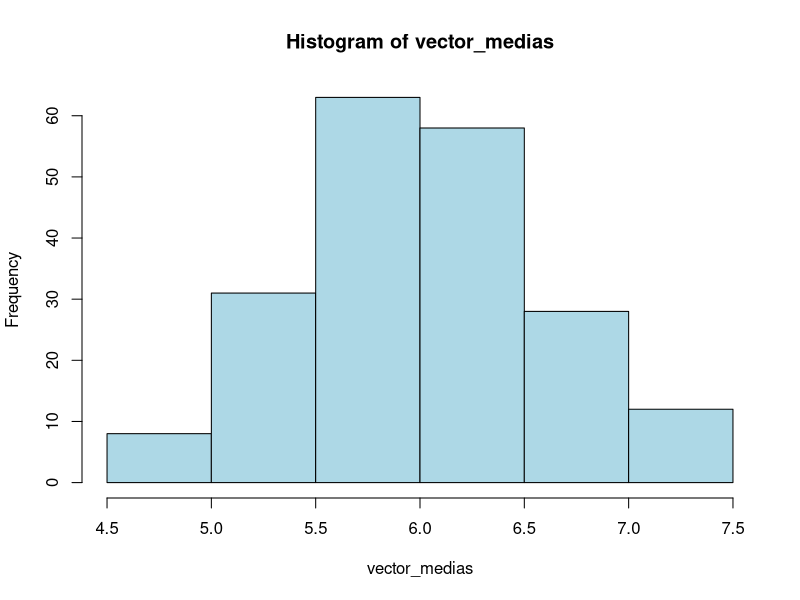
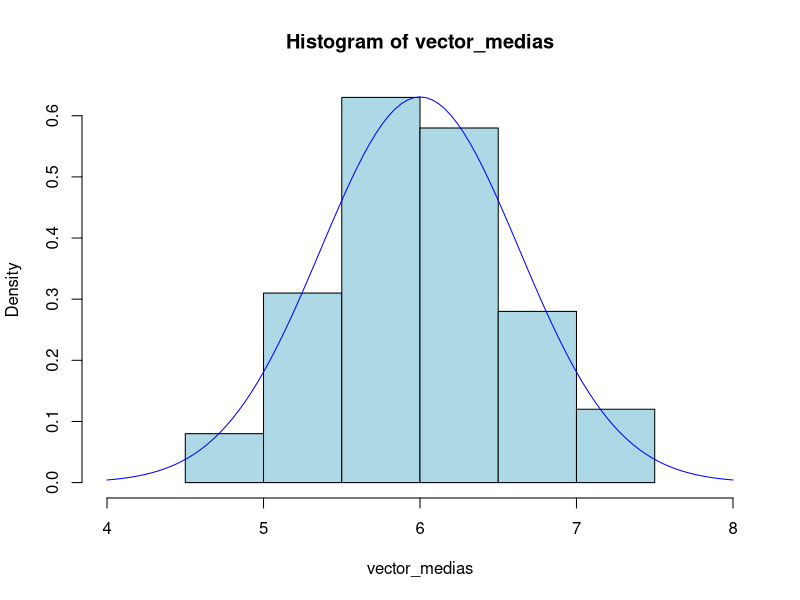
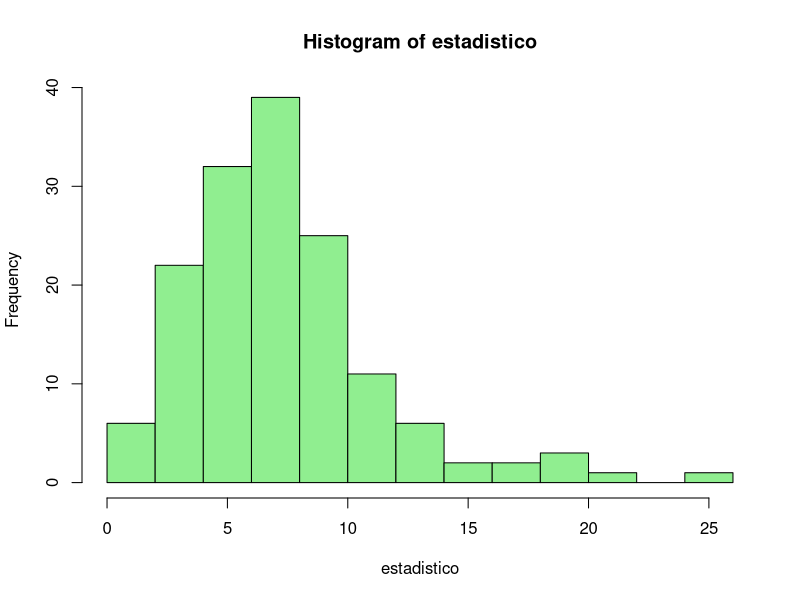
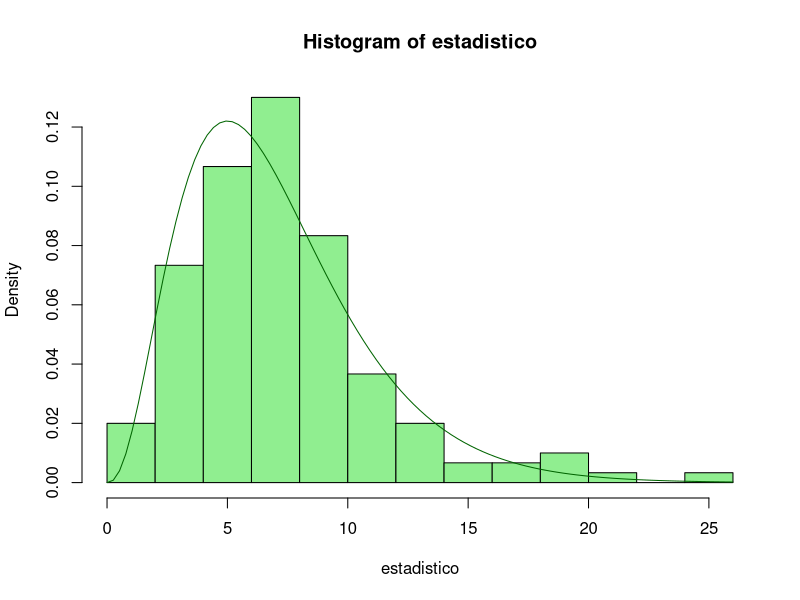

Recreate these plots in R, in order.
## ---- chunk 1
knitr::opts_chunk$set(echo = TRUE)
## ---- chunk 2
sample(1:6, 10, replace = TRUE)
## ---- chunk 3
# Creamos vector con las probabilidades de cada resultado del dado
c(3/8, 1/8, 1/8, 1/8, 1/8, 1/8)
# Repetimos la probabilidad 1/8, 5 veces
c(3/8, rep(1/8, 5))
sample(1:6, 20, replace = TRUE, prob = c(3/8, rep(1/8, 5)))
## ---- chunk 4
# Vector que describe la urna
x <- c(rep("negra", 12), rep("roja", 5), rep("blanca", 3))
sample(x, 3)
sample(c("negra", "roja", "blanca"), 3, prob = c(12/20, 5/20, 3/20))
## ---- chunk 5
x <-c(rep(0, 0.6*1500), rep(1, 0.25*1500), rep(2, 0.10*1500), rep(4, 0.05*1500))
muestra <- sample(x, 50)
table(muestra) / length(muestra)
## ---- chunk 6
muestra1 <- runif(100, 1, 3) 
muestra1[1:14]     # Muestra los primeros 14 números del vector muestra1
mean(muestra1)     # media muestral de muestra1
muestra2 <- runif(100, 1, 3) 
mean(muestra2) 
muestra3 <- runif(100, 1, 3) 
mean(muestra3) 
muestra4 <- runif(100, 1, 3) 
mean(muestra4)
(1 + 3) / 2
mean(runif(1000, 1, 3))
mean(runif(1000, 1, 3))
mean(runif(1000, 1, 3))
mean(runif(1000, 1, 3))
## ---- chunk 7
n = 6
p = 0.2
set.seed(1587) 
MuestraBinomial30 <- rbinom(30, 6, 0.2) 
set.seed(1587)
MuestraBinomial80 <- rbinom(80, 6, 0.2) 
## ---- chunk 8
(media=n*p)
(varianza=media*(1-p))
(desviacion=sqrt(varianza))
## ---- chunk 9
(media30=mean(MuestraBinomial30) )
var(MuestraBinomial30)
sd(MuestraBinomial30) 
# Varianza muestral
(varianza30 = var(MuestraBinomial30) * (30 - 1) / 30) 
# Desviacion tipica muestral
(desviacion30 = sqrt(var(MuestraBinomial30) * (30 - 1) / 30)) 
## ---- chunk 10
(media80 = mean(MuestraBinomial80))
var(MuestraBinomial80)
sd(MuestraBinomial80)
# Varianza muestral
(varianza80 = var(MuestraBinomial80) * (80 - 1) / 80 )
# Desviacion tipica muestral
(desviacion80 = sqrt(var(MuestraBinomial80) * (80 - 1) / 80)) 
## ---- chunk 11
dimensiones = list(c("Media", "Varianza", "Desviacion Tipica"),
                   c("Poblacional", "Muestra tamaño 30", "Muestra tamaño 80"))
matrix(c(media, varianza, desviacion,
         media30, varianza30, desviacion30,
         media80, varianza80, desviacion80),
       nrow = 3, ncol = 3,
       dimnames = dimensiones)
## ---- chunk 12
set.seed(325)
data <- rnorm(200 * 10, mean = 6, sd = 2) 
MuestrasNormales <- matrix(data, nrow = 200, ncol = 10) 
head(MuestrasNormales, 3)
## ---- chunk 13
rownames(MuestrasNormales) <- paste("muestra", 1:200, sep = "") 
colnames(MuestrasNormales) <- paste("obs", 1:10, sep = "")   
head(MuestrasNormales, 3)
rownames(MuestrasNormales) <- paste0("muestra", 1:200) 
colnames(MuestrasNormales) <- paste0("obs", 1:10)   
head(MuestrasNormales, 3)
## ---- chunk 14
vector_medias <- apply(MuestrasNormales, 1, mean) 
vector_medias[1:6]      # primeras seis medias muestrales
## ---- chunk 15
MuestrasNormales[6, ] 
mean(MuestrasNormales[6, ])
vector_medias[6]
## ---- chunk 16
hist(vector_medias, col = "lightblue")
## ---- chunk 17
2/sqrt(10)
## ---- chunk 18
mean(vector_medias)
## ---- chunk 19
sd(vector_medias)
## ---- chunk 20
hist(vector_medias, freq = FALSE, col = "lightblue", xlim = c(4, 8))  
curve(dnorm(x, 6, 2/sqrt(10)), add = TRUE, col = "blue")  
## ---- chunk 21
set.seed(5238)
data <- rnorm(150 * 8, mean = 5, sd = 2.5) 
Muestras <- matrix(data, nrow = 150, ncol = 8)
rownames(Muestras) <- paste0("muestra", 1:150)     # opcional 
colnames(Muestras) <- paste0("obs", 1:8)     # opcional
head(Muestras, 3) 
## ---- chunk 22
cuasivarianza_muestral <- apply(Muestras, 1, var) 
cuasivarianza_muestral[1:6]    # primeras seis cuasivarianzas muestrales
estadistico <- (8 - 1) * cuasivarianza_muestral / 2.5^2 
estadistico[1:6]     # primeros seis valores del estadístico
## ---- chunk 23
estadistico[8]
## ---- chunk 24
hist(estadistico, col = "lightgreen")
## ---- chunk 25
mean(estadistico)
## ---- chunk 26
(150 - 1) * var(estadistico) / 150 
## ---- chunk 27
hist(estadistico, freq = FALSE, col = "lightgreen")
curve(dchisq(x, 7), add = TRUE, col = "darkgreen") 
